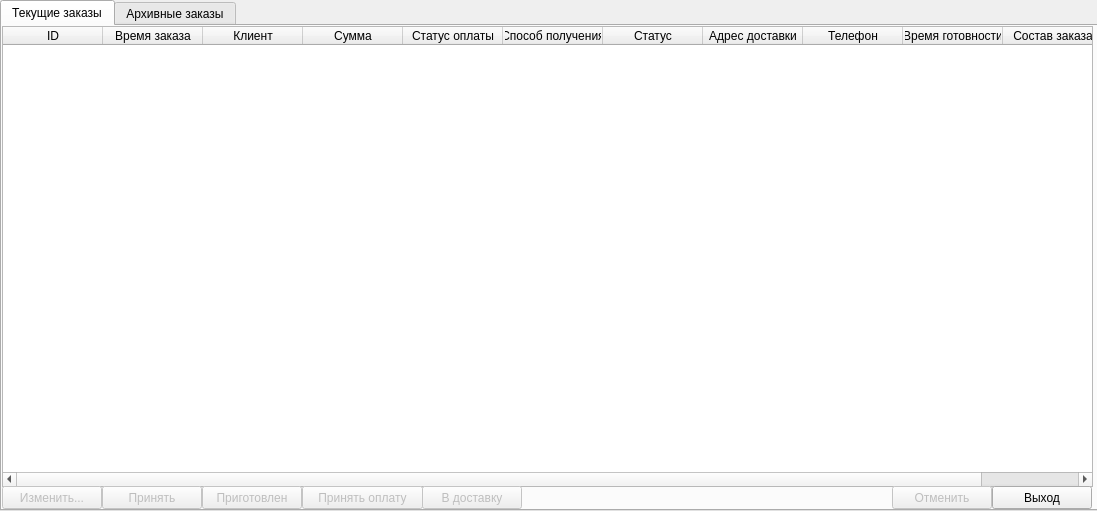
<?xml version="1.0" encoding="UTF-8"?>
<ui version="4.0">
 <class>managerWidget</class>
 <widget class="QWidget" name="managerWidget">
  <property name="enabled">
   <bool>true</bool>
  </property>
  <property name="geometry">
   <rect>
    <x>0</x>
    <y>0</y>
    <width>1097</width>
    <height>511</height>
   </rect>
  </property>
  <property name="minimumSize">
   <size>
    <width>1097</width>
    <height>511</height>
   </size>
  </property>
  <property name="maximumSize">
   <size>
    <width>1097</width>
    <height>511</height>
   </size>
  </property>
  <property name="windowTitle">
   <string>Панель менеджера</string>
  </property>
  <widget class="QTabWidget" name="tabWidget">
   <property name="geometry">
    <rect>
     <x>0</x>
     <y>0</y>
     <width>1101</width>
     <height>511</height>
    </rect>
   </property>
   <property name="currentIndex">
    <number>0</number>
   </property>
   <property name="elideMode">
    <enum>Qt::ElideLeft</enum>
   </property>
   <widget class="QWidget" name="currentOrders">
    <attribute name="title">
     <string>Текущие заказы</string>
    </attribute>
    <widget class="QTableWidget" name="currentOrdersTable">
     <property name="geometry">
      <rect>
       <x>0</x>
       <y>0</y>
       <width>1091</width>
       <height>461</height>
      </rect>
     </property>
     <property name="editTriggers">
      <set>QAbstractItemView::NoEditTriggers</set>
     </property>
     <column>
      <property name="text">
       <string>ID</string>
      </property>
     </column>
     <column>
      <property name="text">
       <string>Время заказа</string>
      </property>
     </column>
     <column>
      <property name="text">
       <string>Клиент</string>
      </property>
     </column>
     <column>
      <property name="text">
       <string>Сумма</string>
      </property>
     </column>
     <column>
      <property name="text">
       <string>Статус оплаты</string>
      </property>
     </column>
     <column>
      <property name="text">
       <string>Способ получения</string>
      </property>
     </column>
     <column>
      <property name="text">
       <string>Статус</string>
      </property>
     </column>
     <column>
      <property name="text">
       <string>Адрес доставки</string>
      </property>
     </column>
     <column>
      <property name="text">
       <string>Телефон</string>
      </property>
     </column>
     <column>
      <property name="text">
       <string>Время готовности</string>
      </property>
     </column>
     <column>
      <property name="text">
       <string>Состав заказа</string>
      </property>
     </column>
    </widget>
    <widget class="QPushButton" name="managerExitButton">
     <property name="geometry">
      <rect>
       <x>990</x>
       <y>460</y>
       <width>100</width>
       <height>23</height>
      </rect>
     </property>
     <property name="text">
      <string>Выход</string>
     </property>
    </widget>
    <widget class="QPushButton" name="editOrderButton">
     <property name="enabled">
      <bool>false</bool>
     </property>
     <property name="geometry">
      <rect>
       <x>0</x>
       <y>460</y>
       <width>100</width>
       <height>23</height>
      </rect>
     </property>
     <property name="text">
      <string>Изменить...</string>
     </property>
    </widget>
    <widget class="QPushButton" name="acceptOrderButton">
     <property name="enabled">
      <bool>false</bool>
     </property>
     <property name="geometry">
      <rect>
       <x>100</x>
       <y>460</y>
       <width>100</width>
       <height>23</height>
      </rect>
     </property>
     <property name="text">
      <string>Принять</string>
     </property>
    </widget>
    <widget class="QPushButton" name="setReadyButton">
     <property name="enabled">
      <bool>false</bool>
     </property>
     <property name="geometry">
      <rect>
       <x>200</x>
       <y>460</y>
       <width>100</width>
       <height>23</height>
      </rect>
     </property>
     <property name="text">
      <string>Приготовлен</string>
     </property>
    </widget>
    <widget class="QPushButton" name="getPaidButton">
     <property name="enabled">
      <bool>false</bool>
     </property>
     <property name="geometry">
      <rect>
       <x>300</x>
       <y>460</y>
       <width>121</width>
       <height>23</height>
      </rect>
     </property>
     <property name="text">
      <string>Принять оплату</string>
     </property>
    </widget>
    <widget class="QPushButton" name="toDeliveryButton">
     <property name="enabled">
      <bool>false</bool>
     </property>
     <property name="geometry">
      <rect>
       <x>420</x>
       <y>460</y>
       <width>100</width>
       <height>23</height>
      </rect>
     </property>
     <property name="text">
      <string>В доставку</string>
     </property>
    </widget>
    <widget class="QPushButton" name="cancelButton">
     <property name="enabled">
      <bool>false</bool>
     </property>
     <property name="geometry">
      <rect>
       <x>890</x>
       <y>460</y>
       <width>100</width>
       <height>23</height>
      </rect>
     </property>
     <property name="text">
      <string>Отменить</string>
     </property>
    </widget>
    <widget class="QLabel" name="managerStatusLabel">
     <property name="geometry">
      <rect>
       <x>530</x>
       <y>460</y>
       <width>351</width>
       <height>21</height>
      </rect>
     </property>
     <property name="text">
      <string/>
     </property>
    </widget>
   </widget>
   <widget class="QWidget" name="oldOrders">
    <attribute name="title">
     <string>Архивные заказы</string>
    </attribute>
    <widget class="QTableWidget" name="archiveOrdersTable">
     <property name="geometry">
      <rect>
       <x>0</x>
       <y>0</y>
       <width>1101</width>
       <height>481</height>
      </rect>
     </property>
     <property name="editTriggers">
      <set>QAbstractItemView::NoEditTriggers</set>
     </property>
     <column>
      <property name="text">
       <string>ID</string>
      </property>
     </column>
     <column>
      <property name="text">
       <string>Время заказа</string>
      </property>
     </column>
     <column>
      <property name="text">
       <string>Клиент</string>
      </property>
     </column>
     <column>
      <property name="text">
       <string>Сумма</string>
      </property>
     </column>
     <column>
      <property name="text">
       <string>Статус оплаты</string>
      </property>
     </column>
     <column>
      <property name="text">
       <string>Способ получения</string>
      </property>
     </column>
     <column>
      <property name="text">
       <string>Статус</string>
      </property>
     </column>
     <column>
      <property name="text">
       <string>Адрес доставки</string>
      </property>
     </column>
     <column>
      <property name="text">
       <string>Телефон</string>
      </property>
     </column>
     <column>
      <property name="text">
       <string>Время готовности</string>
      </property>
     </column>
     <column>
      <property name="text">
       <string>Состав заказа</string>
      </property>
     </column>
    </widget>
   </widget>
  </widget>
 </widget>
 <resources/>
 <connections/>
</ui>
